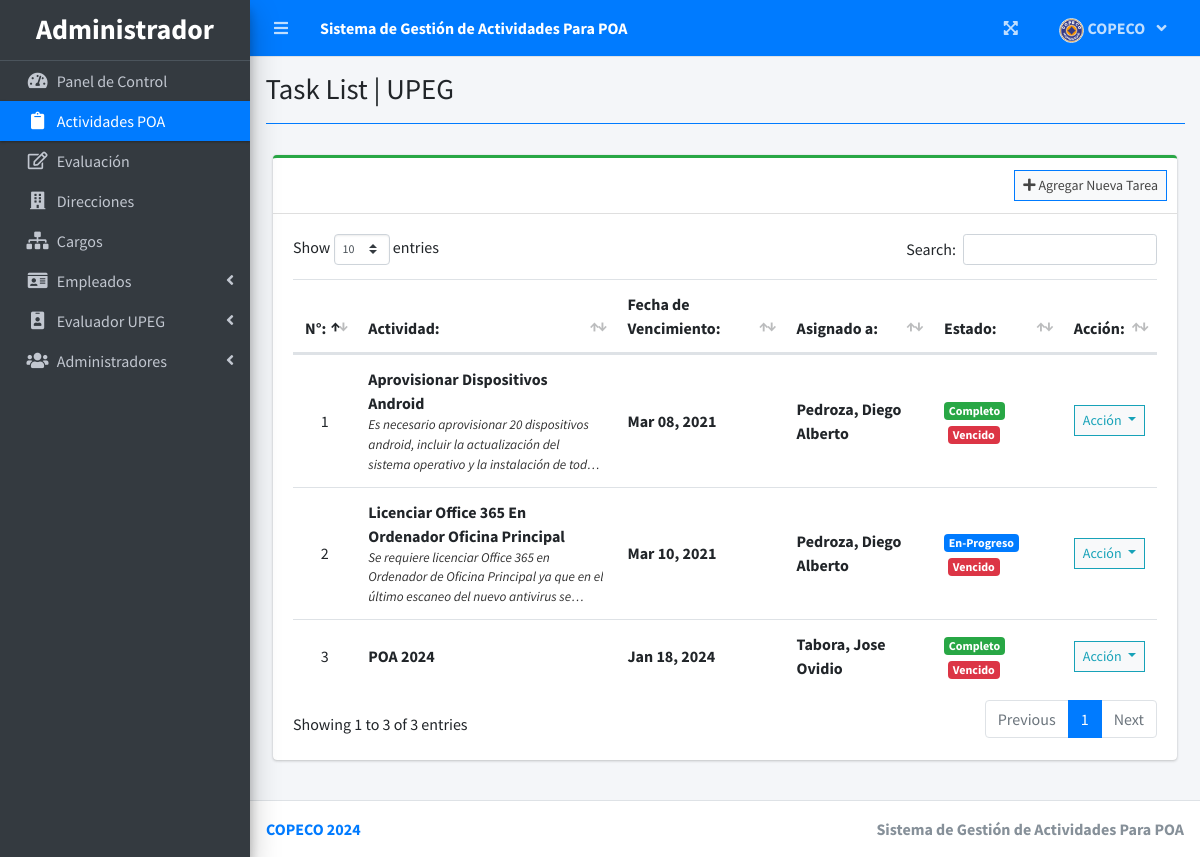
The app's page /index.php?page=task_list (signed in) with its own data.
### tables this page shows
CREATE TABLE `task_list` (
  `id` int(30) NOT NULL,
  `task` varchar(200) NOT NULL,
  `description` text NOT NULL,
  `employee_id` int(30) NOT NULL,
  `due_date` date NOT NULL,
  `completed` date NOT NULL,
  `status` int(1) NOT NULL COMMENT '0=pending, 1=on-progress,3=Completed',
  `date_created` datetime NOT NULL DEFAULT current_timestamp()
);

### task_list.php (the view, shortened to what this page needs)
<?php include'db_connect.php' ?>
<div class="col-lg-12">
	<div class="card card-outline card-success">
		<div class="card-header">
			<?php if($_SESSION['login_type'] == 2): ?>
			<div class="card-tools">
				<button class="btn btn-block btn-sm btn-default btn-flat border-primary" id="new_task"><i class="fa fa-plus"></i> Agregar Nueva Tarea</button>
			</div>
			<?php endif; ?>
		</div>
		<div class="card-body">
			<table class="table tabe-hover table-condensed" id="list">
				<thead>
					<tr>
						<th class="text-center">N°:</th>
						<th width="30%">Actividad:</th>
						<th>Fecha de Vencimiento:</th>
						<?php if($_SESSION['login_type'] != 0): ?>
						<th>Asignado a:</th>
						<?php endif; ?>
						<th>Estado:</th>
						<th>Acción:</th>
					</tr>
				</thead>
				<tbody>
					<?php
					$i = 1;
					$where = "";
					$qry = $conn->query("SELECT t.*,concat(e.lastname,', ',e.firstname,' ',e.middlename) as name FROM task_list t inner join employee_list e on e.id = t.employee_id $where order by unix_timestamp(t.date_created) asc");
					while($row= $qry->fetch_assoc()):
						$trans = get_html_translation_table(HTML_ENTITIES,ENT_QUOTES);
						unset($trans["\""], $trans["<"], $trans[">"], $trans["<h2"]);
						$desc = strtr(html_entity_decode($row['description']),$trans);
						$desc=str_replace(array("<li>","</li>"), array("",", "), $desc);
					?>
					<tr>
						<td class="text-center"><?php echo $i++ ?></td>
						<td>
							<p><b><?php echo ucwords($row['task']) ?></b></p>
							<p class="truncate"><?php echo strip_tags($desc) ?></p>
						</td>
						<td><b><?php echo date("M d, Y",strtotime($row['due_date'])) ?></b></td>
						<?php if($_SESSION['login_type'] != 0): ?>
						<td><p><b><?php echo ucwords($row['name']) ?></b></p></td>
						<?php endif; ?>
						<td>
                        	<?php
                        	if($row['status'] == 0){
						  		echo "<span class='badge badge-info'>Pendiente</span>";
                        	}elseif($row['status'] == 1){
						  		echo "<span class='badge badge-primary'>En-Progreso</span>";
                        	}elseif($row['status'] == 2){
						  		echo "<span class='badge badge-success'>Completo</span>";
                        	}
                        	if(strtotime($row['due_date']) < strtotime(date('Y-m-d'))){
						  		echo "<span class='badge badge-danger mx-1'>Vencido</span>";
                        	}
                        	?>
                        </td>
						<td class="text-center">
							<button type="button" class="btn btn-default btn-sm btn-flat border-info wave-effect text-info dropdown-toggle" data-toggle="dropdown" aria-expanded="true">
		                      Acción
		                    </button>
						</td>
					</tr>
				<?php endwhile; ?>
				</tbody>
			</table>
		</div>
	</div>
</div>

### index.php (shortened to what this page needs)
<!DOCTYPE html>
<html lang="es">
<?php
	include 'header.php'
?>
<body class="hold-transition sidebar-mini layout-fixed layout-navbar-fixed layout-footer-fixed">
<div class="wrapper">
  <?php include 'topbar.php' ?>
  <?php include 'sidebar.php' ?>
  <div class="content-wrapper">
    <div class="content-header">
      <div class="container-fluid">
        <div class="row mb-2">
          <div class="col-sm-6">
            <h1 class="m-0"><?php echo $title ?> | UPEG</h1>
          </div>
        </div>
            <hr class="border-primary">
      </div>
    </div>
    <section class="content">
      <div class="container-fluid">
         <?php
            $page = isset($_GET['page']) ? $_GET['page'] : 'home';
            if(!file_exists($page.".php")){
                include '404.html';
            }else{
            include $page.'.php';
            }
          ?>
      </div>
    </section>
  </div>
  <footer class="main-footer">
    <strong><a href="https://copeco.gob.hn">COPECO 2024</a></strong>
    <div class="float-right d-none d-sm-inline-block">
      <b><?php echo $_SESSION['system']['name'] ?></b>
    </div>
  </footer>
</div>
</body>
</html>

### header.php (shortened to what this page needs)
<head>
  <?php
  $title = isset($_GET['page']) ? ucwords(str_replace("_", ' ', $_GET['page'])) : "BIENVENIDO";
  ?>
  <link rel="stylesheet" href="assets/plugins/fontawesome-free/css/all.min.css">
  <link rel="stylesheet" href="assets/plugins/overlayScrollbars/css/OverlayScrollbars.min.css">
  <link rel="stylesheet" href="assets/plugins/datatables-bs4/css/dataTables.bootstrap4.min.css">
  <link rel="stylesheet" href="assets/plugins/datatables-responsive/css/responsive.bootstrap4.min.css">
  <link rel="stylesheet" href="assets/plugins/datatables-buttons/css/buttons.bootstrap4.min.css">
  <link rel="stylesheet" href="assets/plugins/select2/css/select2.min.css">
  <link rel="stylesheet" href="assets/plugins/select2-bootstrap4-theme/select2-bootstrap4.min.css">
  <link rel="stylesheet" href="assets/plugins/sweetalert2-theme-bootstrap-4/bootstrap-4.min.css">
  <link rel="stylesheet" href="assets/plugins/toastr/toastr.min.css">
  <link rel="stylesheet" href="assets/plugins/dropzone/min/dropzone.min.css">
  <link rel="stylesheet" href="assets/dist/css/jquery.datetimepicker.min.css">
  <link rel="stylesheet" href="assets/plugins/icheck-bootstrap/icheck-bootstrap.min.css">
  <link rel="stylesheet" href="assets/plugins/bootstrap4-toggle/css/bootstrap4-toggle.min.css">
  <link rel="stylesheet" href="assets/dist/css/adminlte.min.css">
  <link rel="stylesheet" href="assets/dist/css/styles.css">
  <link rel="stylesheet" href="assets/plugins/summernote/summernote-bs4.min.css">
</head>

### topbar.php (shortened to what this page needs)
<nav class="main-header navbar navbar-expand navbar-primary navbar-dark ">
  <ul class="navbar-nav">
    <?php if(isset($_SESSION['login_id'])): ?>
    <li class="nav-item">
      <a class="nav-link" data-widget="pushmenu" href="" role="button"><i class="fas fa-bars"></i></a>
    </li>
  <?php endif; ?>
    <li>
      <a class="nav-link text-white"  href="./" role="button"> <large><b><?php echo $_SESSION['system']['name'] ?></b></large></a>
    </li>
  </ul>
  <ul class="navbar-nav ml-auto">
    <li class="nav-item">
      <a class="nav-link" data-widget="fullscreen" href="" role="button">
        <i class="fas fa-expand-arrows-alt"></i>
      </a>
    </li>
   <li class="nav-item dropdown">
          <a class="nav-link"  data-toggle="dropdown" aria-expanded="true" href="javascript:void(0)">
            <span>
              <div class="d-felx badge-pill">
                <span class=""><img src="assets/uploads/<?php echo $_SESSION['login_avatar'] ?>" alt="" class="user-img border "></span>
                <span><b><?php echo ucwords($_SESSION['login_firstname']) ?></b></span>
                <span class="fa fa-angle-down ml-2"></span>
              </div>
            </span>
          </a>
    </li>
  </ul>
</nav>

### sidebar.php (shortened to what this page needs)
<aside class="main-sidebar sidebar-dark-primary elevation-4">
  <div class="dropdown">
 	<a href="./" class="brand-link">
      <?php if($_SESSION['login_type'] == 2): ?>
      <h3 class="text-center p-0 m-0"><b>Administrador</b></h3>
      <?php elseif($_SESSION['login_type'] == 1): ?>
      <h3 class="text-center p-0 m-0"><b>Evaluador</b></h3>
       <?php else: ?>
      <h3 class="text-center p-0 m-0"><b>Empleado</b></h3>
      <?php endif; ?>
  </a>
  </div>
  <div class="sidebar pb-4 mb-4">
    <nav class="mt-2">
      <ul class="nav nav-pills nav-sidebar flex-column nav-flat" data-widget="treeview" role="menu" data-accordion="false">
       <li class="nav-item dropdown">
          <a href="./" class="nav-link nav-home">
            <i class="nav-icon fas fa-tachometer-alt"></i>
            <p>
              Panel de Control
            </p>
          </a>
        </li>
        <li class="nav-item dropdown">
          <a href="./index.php?page=task_list" class="nav-link nav-task_list">
            <i class="nav-icon fas fa-clipboard"></i>
            <p>
              Actividades POA
            </p>
          </a>
        </li>
        <?php if($_SESSION['login_type'] != 0): ?>
        <li class="nav-item dropdown">
          <a href="./index.php?page=evaluation" class="nav-link nav-evaluation">
            <i class="nav-icon far fa-edit"></i>
            <p>
              Evaluación
            </p>
          </a>
        </li>
      <?php endif; ?>
        <?php if($_SESSION['login_type'] == 2): ?>
        <li class="nav-item dropdown">
          <a href="./index.php?page=department" class="nav-link nav-department">
            <i class="nav-icon fas fa-building"></i>
            <p>
              Direcciones
            </p>
          </a>
        </li>
        <li class="nav-item dropdown">
          <a href="./index.php?page=designation" class="nav-link nav-designation">
            <i class="nav-icon fas fa-sitemap"></i>
            <p>
              Cargos
            </p>
          </a>
        </li>
        <li class="nav-item">
          <a href="#" class="nav-link nav-edit_employee">
            <i class="nav-icon fas fa-id-card"></i>
            <p>
              Empleados
              <i class="right fas fa-angle-left"></i>
            </p>
          </a>
        </li>
        <li class="nav-item">
          <a href="#" class="nav-link nav-edit_evaluator">
            <i class="nav-icon fas fa-id-badge"></i>
            <p>
              Evaluador UPEG
              <i class="right fas fa-angle-left"></i>
            </p>
          </a>
        </li>
        <li class="nav-item">
          <a href="#" class="nav-link nav-edit_user">
            <i class="nav-icon fas fa-users"></i>
            <p>
              Administradores
              <i class="right fas fa-angle-left"></i>
            </p>
           </a>
        </li>
      <?php endif; ?>
      </ul>
    </nav>
  </div>
</aside>

### topbar.php (style rules this page uses)
.user-img { border-radius: 50%; height: 25px; width: 25px; object-fit: cover; }

### task_list.php (style rules this page uses)
table p { margin: unset !important; }
table td { vertical-align: middle !important }

### records on screen
task_list: task "Aprovisionar Dispositivos Android", description "Es necesario aprovisionar 20 dispositivos android, incluir la actualización del sistema operativo y la instalación de…", due_date "Mar 08, 2021", name "Pedroza, Diego Alberto", status "Completo", shows "Vencido"
task_list: task "Licenciar Office 365 En Ordenador Oficina Principal", description "Se requiere licenciar Office 365 en Ordenador de Oficina Principal ya que en el último escaneo del nuevo antivirus…", due_date "Mar 10, 2021", name "Pedroza, Diego Alberto", status "En-Progreso", shows "Vencido"
task_list: task "POA 2024", due_date "Jan 18, 2024", name "Tabora, Jose Ovidio", status "Completo", shows "Vencido"

### other values on screen
$_SESSION['system']['name'] "Sistema de Gestión de Actividades Para POA"
$_SESSION['login_firstname'] "COPECO"
$title "Task List"
